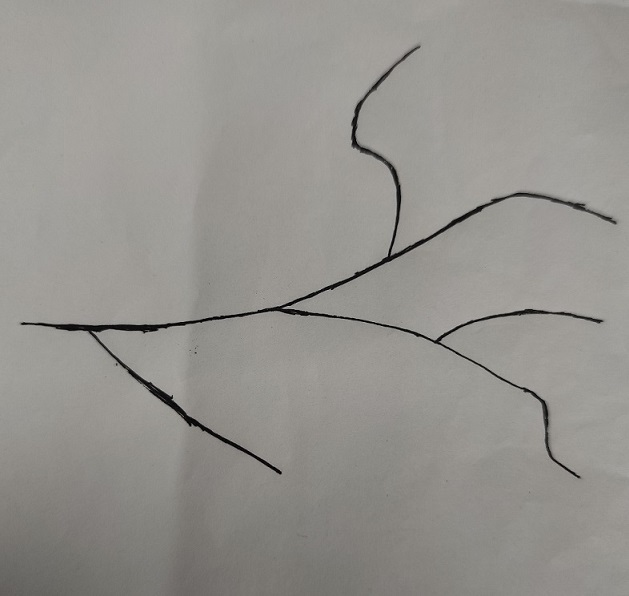
#> input picture Vessel-opencv/image/vessel.jpg, 629 x 596 px
$ python skeletonExtraction.py
#> lines starting #> are read from the running program, lines starting #| are printed output that depends on the picture; after the words box and inside, x2 and y2 are one past the last pixel; in counts of white or black regions, pixels touching at a corner belong together
import cv2
from skimage import morphology
import numpy as np
import json
import sys

sys.path.append('')
from core.d_treeStorage import *


# 膨胀
def dilate_demo(img):
    kernel = cv2.getStructuringElement(cv2.MORPH_RECT, (2, 2))  # 定义结构元素的形状和大小
    dst = cv2.dilate(img, kernel)  # 膨胀操作
    return dst

# 腐蚀
def erode_demo(img):
    kernel = cv2.getStructuringElement(cv2.MORPH_RECT, (15, 15))  # 定义结构元素的形状和大小
    dst = cv2.erode(img, kernel)  # 腐蚀操作
    return dst

# 图像预处理
def smooth_demo(img):
    imgray = cv2.cvtColor(img, cv2.COLOR_BGR2GRAY)
    # cv2.threshold (源图片, 阈值, 填充色, 阈值类型)灰度值大于50赋值255，反之0
    # 返回值：输入的thresh值，处理后的图像
    ret, thresh = cv2.threshold(imgray, 80, 255, 0)  # 阈值参数要根据情况调整

    dilateDst = dilate_demo(thresh)  # 先膨胀消除噪声点
    erodeDst = erode_demo(dilateDst)  # 再腐蚀连接断掉的血管
    # 均值滤波+二值化抗锯齿
    img_mean = cv2.blur(erodeDst, (7, 7))  # 核大小要根据情况调整
    ret, img_smooth = cv2.threshold(img_mean, 150, 255, 0)  # 阈值参数要根据情况调整

    dst = 255 - img_smooth  # 图像黑白翻转
    return dst

# 提取骨架
def skeleton_demo(img):
    img[img == 255] = 1
    skeleton0 = morphology.skeletonize(img)  # 骨架提取
    skeleton = skeleton0.astype(np.uint8) * 255
    return skeleton
    # print(skeleton)

# 计算邻接点
def compNeighs(point):
    top = [point[0], point[1] - 1]
    top_left = [point[0] - 1, point[1] - 1]
    top_right = [point[0] + 1, point[1] - 1]
    left = [point[0] - 1, point[1]]
    right = [point[0] + 1, point[1]]
    bottom = [point[0], point[1] + 1]
    bottom_left = [point[0] - 1, point[1] + 1]
    bottom_right = [point[0] + 1, point[1] + 1]
    neighs = [top, top_left, top_right, left, right, bottom, bottom_left, bottom_right]
    return neighs

#   搜索交叉点，起始点，结束点算法
def findIntersection(pos, img_skeleton, intersec, se):
    for point in pos:
        # count用来记录每个点的邻接点有几个
        count = 0
        neighs = compNeighs(point)
        for item in neighs:
            if img_skeleton[item[0]][item[1]] == 255:
                count += 1
        # 交叉点存储
        if count >= 3:
            intersec.append(point)
        # 删除冗余
        for i in range(len(intersec)):
            for j in range(i + 1, len(intersec)):
                if ((intersec[i][0] - 10) <= intersec[j][0] <= (intersec[i][0] + 10)) and ((intersec[i][1] - 10) <=
                                                                                           intersec[j][1] <= (
                                                                                                   intersec[i][
                                                                                                       1] + 10)):
                    intersec.remove(intersec[j])

        # 存储开始和结束点
        if count == 1:
            se.append(point)


allBranch = []
# 血管分段算法
def procP(point, branch, allKey, visited):
    branch.append(point)
    visited[point[0]][point[1]] = True
    neighs = compNeighs(point)
    for item in neighs:
        if (img_skeleton[item[0]][item[1]] == 255) and (visited[item[0]][item[1]] == False):
            if item in allKey:
                branch.append(item)
                visited[item[0]][item[1]] = True
                allBranch.append(branch.copy())
                branch.clear()
            else:
                procP(item, branch, allKey, visited)


if __name__ == '__main__':
    img = cv2.imread("../image/vessel.jpg")
#> img is the input picture: shape (596, 629, 3); mean B, G, R 142.2, 146.8, 148.9
    img_smooth = smooth_demo(img)
#> in smooth_demo, `ret, thresh = cv2.threshold(imgray, 80, 255, 0)`:
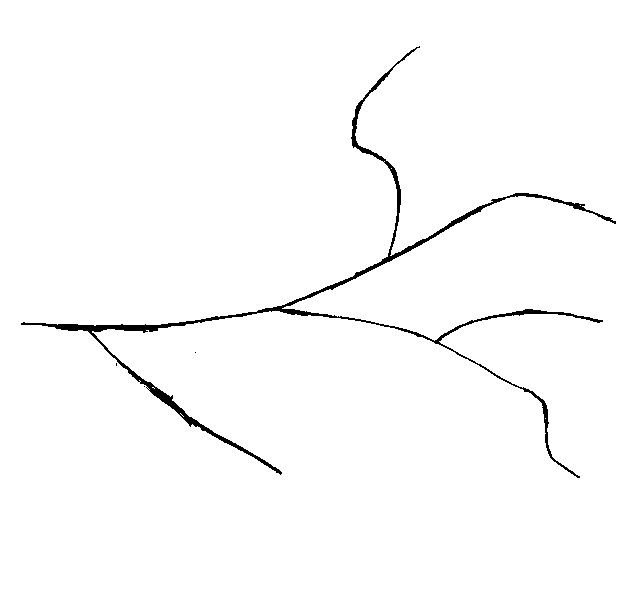
#> thresh: shape (596, 629); 98.5% white; 4 black regions (3 under 20 px), largest, box (x1, y1, x2, y2) and area: (21, 46, 616, 478) 5699
#> in dilate_demo, `dst = cv2.dilate(img, kernel)`:
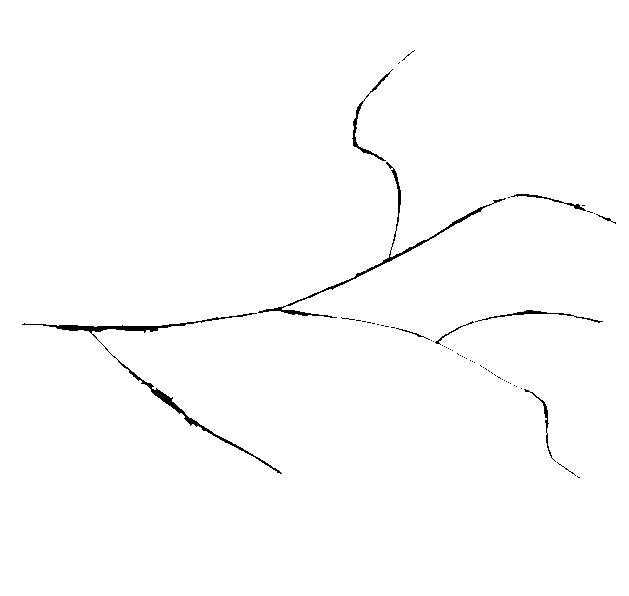
#> dst: shape (596, 629); 99.1% white; 57 black regions (47 under 20 px), largest, box (x1, y1, x2, y2) and area: (22, 313, 282, 474) 1391, (258, 162, 506, 318) 993, (352, 69, 393, 161) 297
#> in erode_demo, `dst = cv2.erode(img, kernel)`:
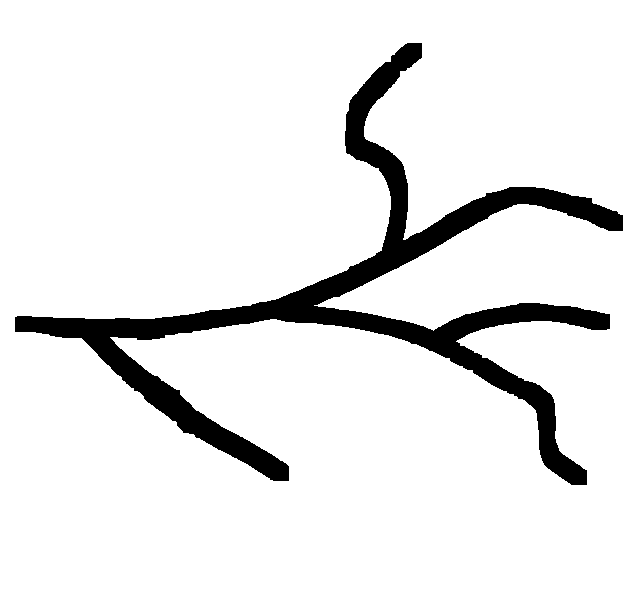
#> dst: shape (596, 629); 91.3% white; 1 black region, box (x1, y1, x2, y2) and area: (15, 43, 623, 485) 32643
#> in smooth_demo, `img_mean = cv2.blur(erodeDst, (7, 7))`:
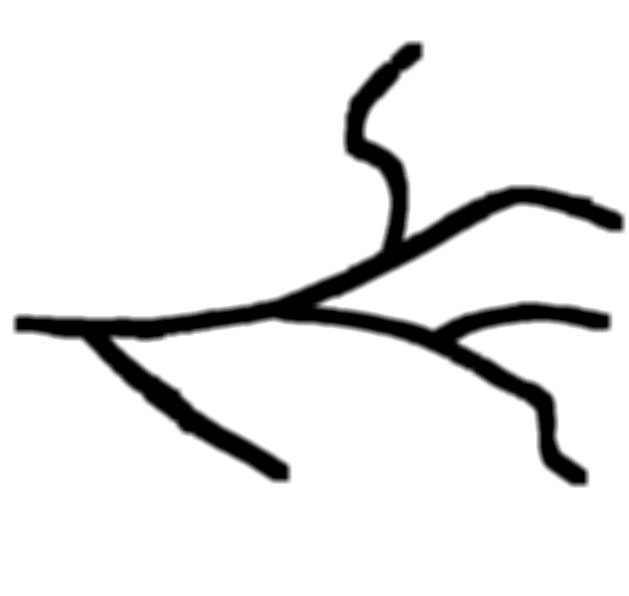
#> img_mean: shape (596, 629); min 0, max 255, mean 232.8
#> in smooth_demo, `ret, img_smooth = cv2.threshold(img_mean, 150, 255, 0)`:
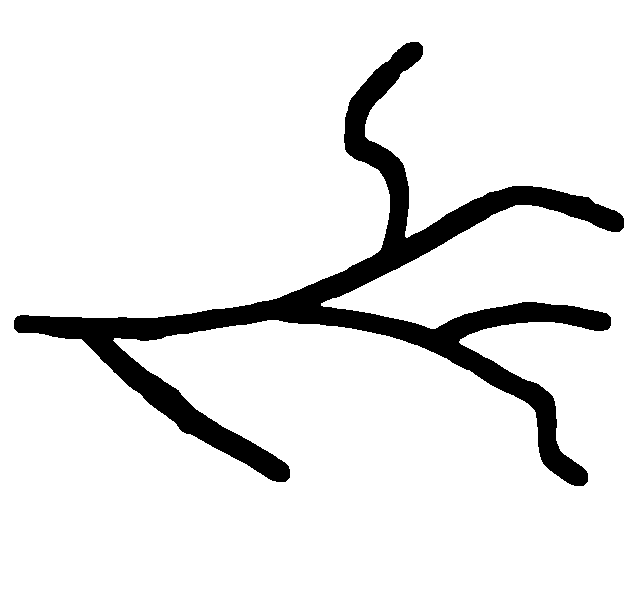
#> img_smooth: shape (596, 629); 90.8% white; 1 black region, box (x1, y1, x2, y2) and area: (14, 42, 624, 486) 34545
    img_skeleton = skeleton_demo(img_smooth)
#> in skeleton_demo, `skeleton0 = morphology.skeletonize(img)`:
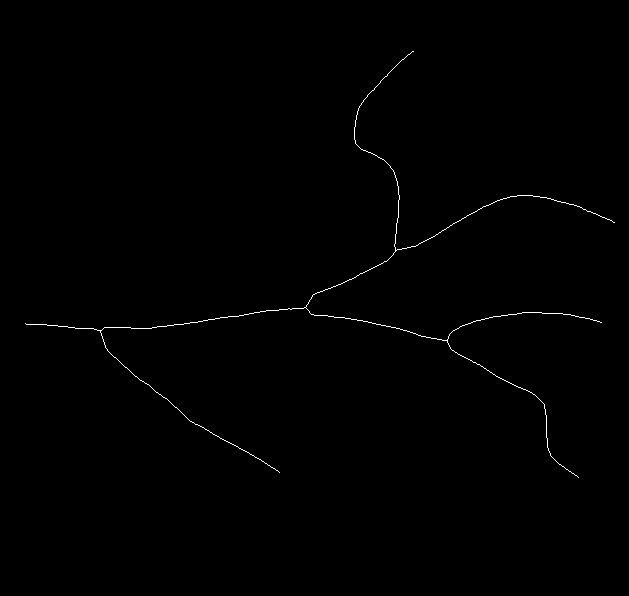
#> skeleton0: shape (596, 629) bool; 0.4% white in thin lines or dots, all inside (x1, y1, x2, y2) = (25, 51, 615, 478)

    # 将骨架上所有点保存在数组中
    pos = []
    size = img_skeleton.shape
#> size = (596, 629)
    for i in range(0, size[0]):
        for j in range(0, size[1]):
            if (img_skeleton[i][j] == 255):
                pos.append([i, j])
    pos.sort(key=lambda x: x[1])
    # 保存骨架文件
    f = '../json/skeletonFinal.json'
    with open(f, 'w') as file_obj:
        json.dump(pos, file_obj)

    # 交叉点、起始点、结束点提取
    intersec = []  # 交叉点
    se = []  # 开始和结束点
    findIntersection(pos, img_skeleton, intersec, se)

    # 血管分段
    # keyP中包含起始点和交叉点，se中包含结束点
    # allKey包含所有交叉点，起始点，结束点
    allKey = intersec.copy()
    allKey.extend(se)
    keyP = intersec.copy()
    # key=lambda x: x[1]按第二维排序，则第一个点为开始点
    se.sort(key=lambda x: x[1])
    keyP.append(se[0])
    keyP.sort(key=lambda x: x[1])
    se.remove(se[0])
    # 对于交叉点和起始点计算分支
    branch = []
    # 初始化一个图片大小的数组，初始值为false
    visited = [[False for col in range(size[1])] for row in range(size[0])]
    for item in keyP:
        procP(item, branch, allKey, visited)

    # 保存所有分支
    fb = '../json/branches.json'
    with open(fb, 'w') as file_obj:
        json.dump(allBranch, file_obj)

    cv2.waitKey(0)
    cv2.destroyAllWindows()
